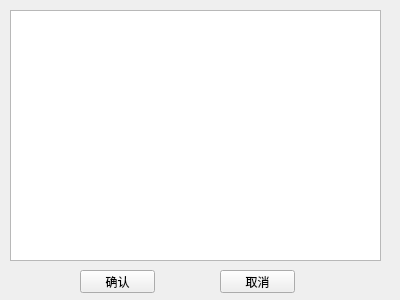
<?xml version="1.0" encoding="UTF-8"?>
<ui version="4.0">
 <class>review</class>
 <widget class="QWidget" name="review">
  <property name="geometry">
   <rect>
    <x>0</x>
    <y>0</y>
    <width>400</width>
    <height>300</height>
   </rect>
  </property>
  <property name="windowTitle">
   <string>影评</string>
  </property>
  <widget class="QPushButton" name="Confirm">
   <property name="geometry">
    <rect>
     <x>80</x>
     <y>270</y>
     <width>75</width>
     <height>23</height>
    </rect>
   </property>
   <property name="text">
    <string>确认</string>
   </property>
  </widget>
  <widget class="QTextEdit" name="Enter">
   <property name="geometry">
    <rect>
     <x>10</x>
     <y>10</y>
     <width>371</width>
     <height>251</height>
    </rect>
   </property>
  </widget>
  <widget class="QPushButton" name="Cancle">
   <property name="geometry">
    <rect>
     <x>220</x>
     <y>270</y>
     <width>75</width>
     <height>23</height>
    </rect>
   </property>
   <property name="text">
    <string>取消</string>
   </property>
  </widget>
 </widget>
 <resources/>
 <connections>
  <connection>
   <sender>Confirm</sender>
   <signal>clicked()</signal>
   <receiver>review</receiver>
   <slot>ConfirmClicked()</slot>
   <hints>
    <hint type="sourcelabel">
     <x>109</x>
     <y>287</y>
    </hint>
    <hint type="destinationlabel">
     <x>32</x>
     <y>272</y>
    </hint>
   </hints>
  </connection>
  <connection>
   <sender>Cancle</sender>
   <signal>clicked()</signal>
   <receiver>review</receiver>
   <slot>CancelClicked()</slot>
   <hints>
    <hint type="sourcelabel">
     <x>269</x>
     <y>285</y>
    </hint>
    <hint type="destinationlabel">
     <x>362</x>
     <y>272</y>
    </hint>
   </hints>
  </connection>
 </connections>
 <slots>
  <slot>ConfirmClicked()</slot>
  <slot>CancelClicked()</slot>
 </slots>
</ui>
